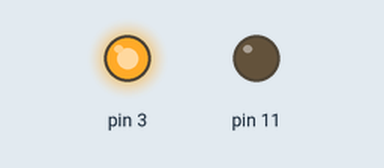
Simulated run of this sketch. Board: Arduino Uno, built with avr-gcc and run on an emulated ATmega328P. Shown: output pins drawn as LEDs (lit = HIGH).

Above: at 0.5 s.
At 2.5 s:
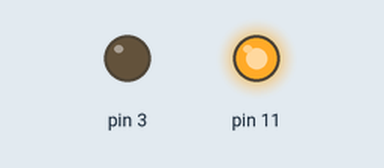
At 3.5 s:
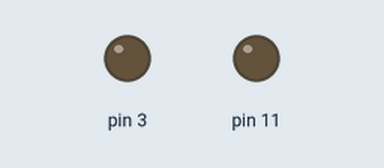
Timing chart, 0 to 5.2 s (numbered marks = the images above):
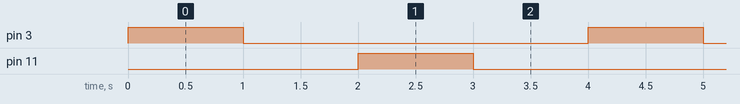

The sketch:

HW4_Prob8b.ino
```cpp
int main(void){
  // setup code that only runs once
  DDRD = 0b00001000; // set pin 3 as output
  DDRB = 0b00001000; // set pin 11 as output

  while(1){
    // code that loops forever
    PORTD = 0b00001000; // set pin 3 high
    _delay_ms(1000);    // wait 1 second
    PORTD = 0b00000000; // set pin 3 low
    _delay_ms(1000);    // wait 1 second
    PORTB = 0b00001000; // set pin 11 high
    _delay_ms(1000);    // wait 1 second
    PORTB = 0b00000000; // set pin 11 low
    _delay_ms(1000);    // wait 1 second
    }

}
```

Measured:
- by itself, pin 3, pin 11: alternates HIGH for 1.0 s and LOW for 3.0 s
- by itself, everything shown: repeats every 4.0 s, in 4 steps
